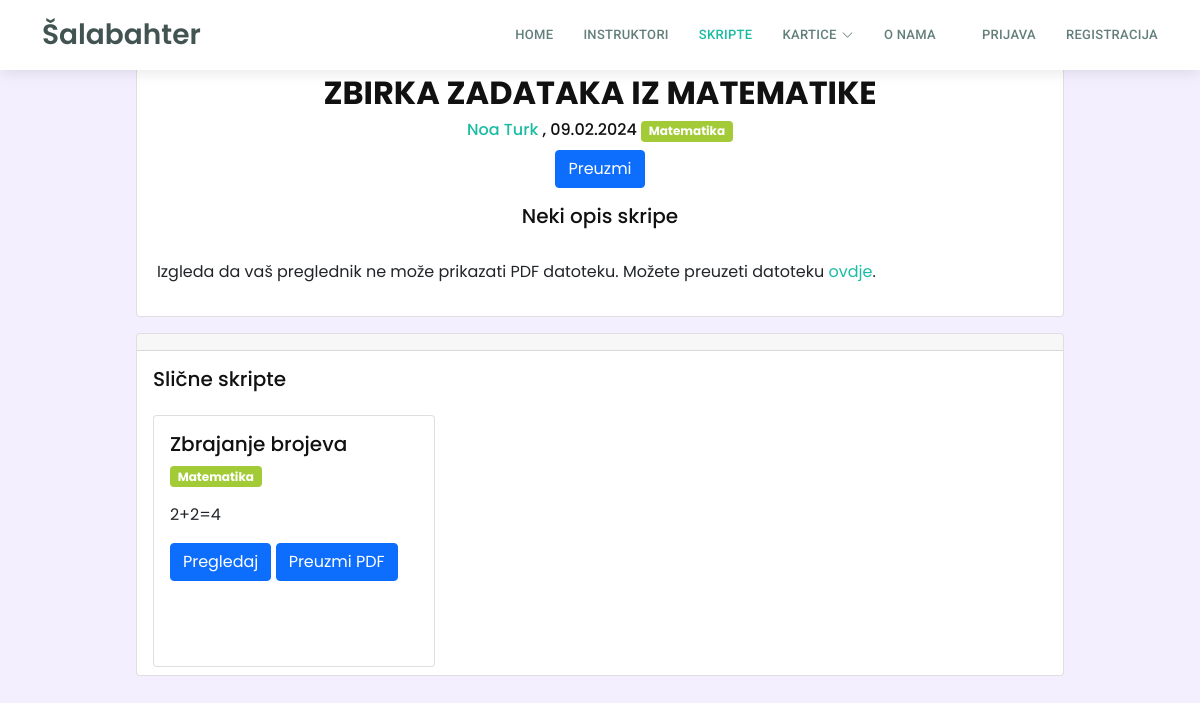
The app's page /skripte/skripta.php?skripta_id=26 with its own data.
### tables this page shows
CREATE TABLE `skripte` (
  `skripta_id` int(11) NOT NULL,
  `predmet_id` int(11) NOT NULL,
  `naziv_skripte` varchar(255) NOT NULL,
  `opis_skripte` longtext NOT NULL,
  `broj_pregleda` int(11) NOT NULL,
  `datum_kreiranja` date NOT NULL,
  `skripta_putanja` varchar(255) NOT NULL,
  `korisnik_id` int(11) NOT NULL
);

CREATE TABLE `korisnik` (
  `korisnik_id` int(11) NOT NULL,
  `ime` varchar(50) DEFAULT NULL,
  `prezime` varchar(50) DEFAULT NULL,
  `email` varchar(100) DEFAULT NULL,
  `lozinka` varchar(255) DEFAULT NULL,
  `adresa` varchar(255) DEFAULT NULL,
  `prebivaliste` varchar(255) NOT NULL,
  `mjesto` int(5) DEFAULT NULL,
  `slika_korisnika` varchar(255) DEFAULT NULL,
  `status_korisnika` int(20) DEFAULT NULL,
  `isAdmin` tinyint(1) NOT NULL
);

CREATE TABLE `predmeti` (
  `predmet_id` int(11) NOT NULL,
  `naziv_predmeta` varchar(255) DEFAULT NULL,
  `predmet_boja` varchar(255) NOT NULL
);

### skripte/skripta.php (the view, shortened to what this page needs)
<?php
$con = require "../ukljucivanje/connection/spajanje.php";
$skripta_id = $_GET['skripta_id'];
$sqlGrupa = "SELECT * FROM skripte WHERE skripta_id = $skripta_id";
$rezultatSkripta = $con->query($sqlGrupa);
if($redSkripta = $rezultatSkripta->fetch_assoc()){
    $nazivSkripte = $redSkripta['naziv_skripte'];
    $opisSkripte = $redSkripta['opis_skripte'];
    $predmet_id = $redSkripta['predmet_id'];
    $datum = date('d.m.Y', strtotime($redSkripta['datum_kreiranja']));
    $putanjaDoOdabraneSkripte = $redSkripta['skripta_putanja'];
    $kreator_id = $redSkripta['korisnik_id'];
    $imePrezimeKorisnika = dohvatipodatkevlasnika($kreator_id);
    $sqlPredmet = "SELECT naziv_predmeta, predmet_boja FROM predmeti WHERE predmet_id = $predmet_id";
    $rezultatPredmet = $con->query($sqlPredmet);
    $redPredmet = $rezultatPredmet->fetch_assoc();
    $predmetNaziv = $redPredmet['naziv_predmeta'];
    $predmetBoja = $redPredmet['predmet_boja'];
}
function dohvatipodatkevlasnika($kreator_id)
{
    $con = require "../ukljucivanje/connection/spajanje.php";
    $sqlKorisnik = "SELECT ime, prezime FROM korisnik WHERE korisnik_id = $kreator_id";
    $resultKorisnik = $con->query($sqlKorisnik);
    $rowKorisnik = $resultKorisnik->fetch_assoc();
    $ime = $rowKorisnik['ime'];
    $prezime = $rowKorisnik['prezime'];
    return $ime . " " . $prezime;
}
?>
<!DOCTYPE html>
<html lang="hr">
<head>
    <?php include '../assets/css/stiliranjeSporedno.php'; ?>
</head>
<body>
    <?php include '../ukljucivanje/header.php'; ?>
    <div class="container mt-3">
        <div class="container">
            <div class="card mx-auto mt-3" style="width: 85%;">
                <div class="card-header">
                    <div class="row">
                        <div class="col">
                            <p class="card-text">Broj pregleda:
                            </p>
                        </div>
                        <div class="col text-right">
                            <a href="../dashboard/report.php?skripta_id=<?php echo $skripta_id; ?>"
                            class="text text-danger" style="font-size: 0.9rem;">Prijavi skriptu!</a>
                        </div>
                    </div>
                </div>
                <div class="card-body">
                    <h2 class="card-title" style="font-family: Poppins; text-align: center;"><b>
                            <?php echo "$nazivSkripte"; ?>
                        </b></h2>
                    <h6 class="card-info" style="font-family: Poppins; text-align: center;"> <a class="link"
                            href="../profil?korisnik=<?php echo $kreator_id ?>">
                            <?php echo $imePrezimeKorisnika ?>
                        </a>,
                        <?php echo "$datum   ";  echo '<span class="badge" style="background-color: ' . $predmetBoja . ';">' . $predmetNaziv . '</span> '; ?>
                    </h6>
                    <div class="text-center">
                        <a href="<?php echo $putanjaDoOdabraneSkripte; ?>" class="btn btn-primary">Preuzmi</a>
                    </div>
                    <h5 class="card-text mt-3" style="font-family: Poppins; text-align: center;">
                        <?php echo "$opisSkripte"; ?>
                    </h5>
                    <div>
                    <?php if (!empty($putanjaDoOdabraneSkripte)) { ?>
                        <div class="mx-1">
                        <object data="<?php echo $putanjaDoOdabraneSkripte; ?>" type="application/pdf" width="800" height="600">
                        <p>Izgleda da vaš preglednik ne može prikazati PDF datoteku.
                        Možete preuzeti datoteku  <a href="<?php echo $putanjaDoOdabraneSkripte; ?>">ovdje</a>.</p>
                        </object>
                        </div>
                    <?php } else { ?>
                        <p>Nažalost, nešto je pošlo po krivu.</p>
                        <a href="../dashboard/report.php?skripta_id=<?php echo $skripta_id; ?>" style="color: red;">Prijavi</a>
                    <?php } ?>
                </div>
            </div>
        </div>
    </div>
<div class="container mt-5s mb-2">
<div class="card mx-auto mt-3" style="width: 85%;">
<div class="card-header"></div>
<div class="card-body">
    <h5>Slične skripte</h5>
   </div>
    <div class="row mx-1">
        <?php
        $sqlSlicneSkripte = "SELECT * FROM skripte WHERE predmet_id = $predmet_id AND skripta_id != $skripta_id ORDER BY RAND() LIMIT 3";
        $resultSlicneSkripte = $con->query($sqlSlicneSkripte);
        while ($rowSlicneSkripte = $resultSlicneSkripte->fetch_assoc()) {
            $nazivSlicneSkripte = $rowSlicneSkripte['naziv_skripte'];
            $skripta_putanja = $rowSlicneSkripte['skripta_putanja'];
            $opisSlicneSkripte = $rowSlicneSkripte['opis_skripte'];
            $slicna_skripta_id = $rowSlicneSkripte['skripta_id'];
            echo '
                <div class="col-md-4">
                    <div class="card mb-2">
                        <div class="card-body" style="height: 250px;">
                        <h5 class="card-title">' . ((strlen($nazivSlicneSkripte) > 40) ? substr($nazivSlicneSkripte, 0, 40) . '...' : $nazivSlicneSkripte) . '</h5>
                        ';
                        $predmet_id = $rowSlicneSkripte['predmet_id'];
                        $predmetGrupe= "SELECT  naziv_predmeta, predmet_boja FROM  predmeti WHERE predmet_id = $predmet_id";
                        $rezultatPredmeta = $con->query($predmetGrupe);
                        if ($rezultatPredmeta->num_rows > 0) {
                            while ($predmetRed = $rezultatPredmeta->fetch_assoc()) {
                                $naziv_predmeta = $predmetRed['naziv_predmeta'];
                                $predmetBoja = $predmetRed['predmet_boja'];
                                echo '<p class="badge " style="background-color: ' . $predmetBoja . ';">' . $naziv_predmeta . '</p> ';
                            }
                        }
                        echo'
                            <p class="card-text">' . ((strlen($opisSlicneSkripte) > 80) ? substr($opisSlicneSkripte, 0, 80) . '...' : $opisSlicneSkripte) . '</p>
                            <a href="skripta.php?skripta_id=' . $slicna_skripta_id . '" class="btn btn-primary">Pregledaj</a>
                            <a href="' . $skripta_putanja . '" class="btn btn-primary" download>Preuzmi PDF</a>
                        </div>
                    </div>
                </div>';
        }
        ?>
    </div>
</div>
</body>
</html>

### assets/css/style.css (style rules this page uses)
body { font-family: "Poppins", sans-serif !important; background-color: #f3efff; }
a { text-decoration: none !important; color: #1bbca3; }
h1, h2, h3, h4, h5, h6 { font-family: "Poppins", sans-serif !important; color: #111111 !important; }
.scrolled-offset { margin-top: 70px; }

### skripte/skripta.php (style rules this page uses)
object { width: 100%; }

### records on screen
skripte: naziv_skripte "ZBIRKA ZADATAKA IZ MATEMATIKE", korisnik.prezime "Noa Turk", datum_kreiranja "09.02.2024", opis_skripte "Neki opis skripe"
predmeti: naziv_predmeta "Matematika"
skripte: naziv_skripte "Zbrajanje brojeva", opis_skripte "2+2=4"
